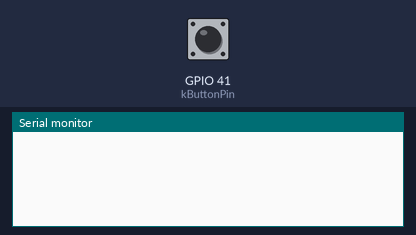
Bench run of a program on a simulated ESP32-S3. On the bench: the last lines printed to the serial monitor. The inputs (shaded band) are chosen by the test bench; at power-on: GPIO 41 (kButtonPin) HIGH.

Above: at 1.2 s.
1.3 s: GPIO 41 (kButtonPin) pulled LOW for 0.15 s
At 1.45 s:
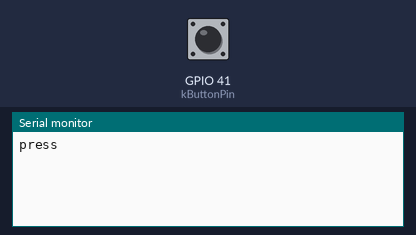
At 2.7 s:
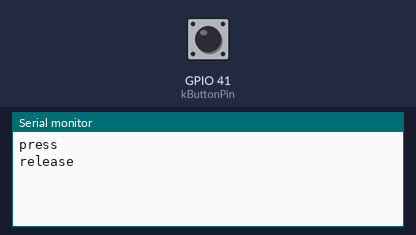

The program:

main.cpp
```cpp
#include <Arduino.h>
#include <button.h>
#include <line_buffer.h>
#include <status_led.h>

namespace {

constexpr uint8_t kButtonPin = 41;
constexpr uint32_t kButtonDebounceMs = 20;
constexpr uint8_t kLedPin = 35;

ButtonDebouncer button(kButtonDebounceMs);
LineBuffer<32> rx_buffer;
StatusTracker status_tracker;
Rgb shown_color = {0, 0, 0};

void send_button_event() {
  const char* message = button_event_message(
      button.update(digitalRead(kButtonPin) == LOW, millis()));
  if (message != nullptr) {
    // println would end the line with "\r\n", but the protocol uses "\n".
    Serial.print(message);
    Serial.print('\n');
  }
}

void update_status_led() {
  while (Serial.available() > 0) {
    Status status;
    if (rx_buffer.push(static_cast<char>(Serial.read())) &&
        parse_status(rx_buffer.line(), &status)) {
      status_tracker.receive(status, millis());
    }
  }
  const uint32_t now = millis();
  const Rgb color = led_color(status_tracker.current(now), now);
  // Rewriting an unchanged colour would block on the RMT transfer every loop.
  if (color != shown_color) {
    neopixelWrite(kLedPin, color.r, color.g, color.b);
    shown_color = color;
  }
}

}  // namespace

void setup() {
  Serial.begin(115200);
  pinMode(kButtonPin, INPUT_PULLUP);
  neopixelWrite(kLedPin, shown_color.r, shown_color.g, shown_color.b);
}

void loop() {
  send_button_event();
  update_status_led();
}
```

Measured:
- after the input at 1.3 s, the serial monitor: prints a new line at once (image 1)
